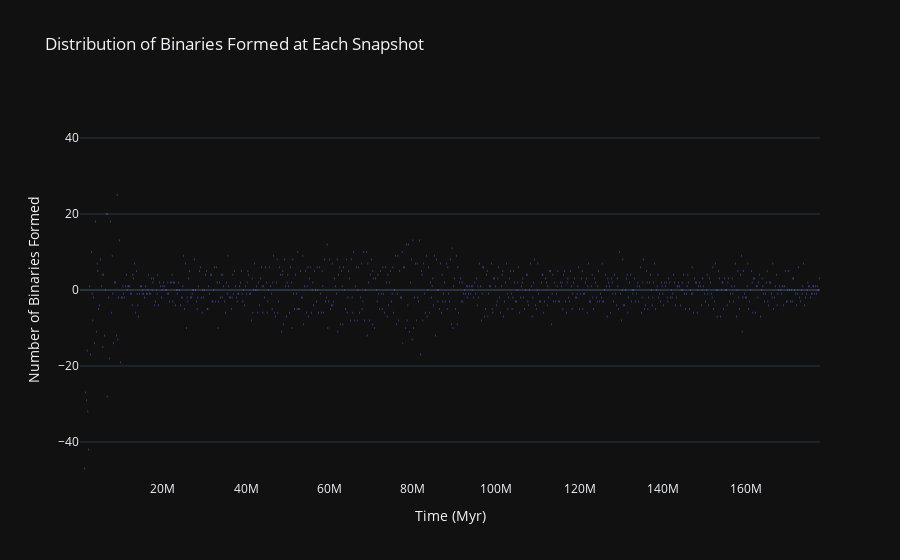
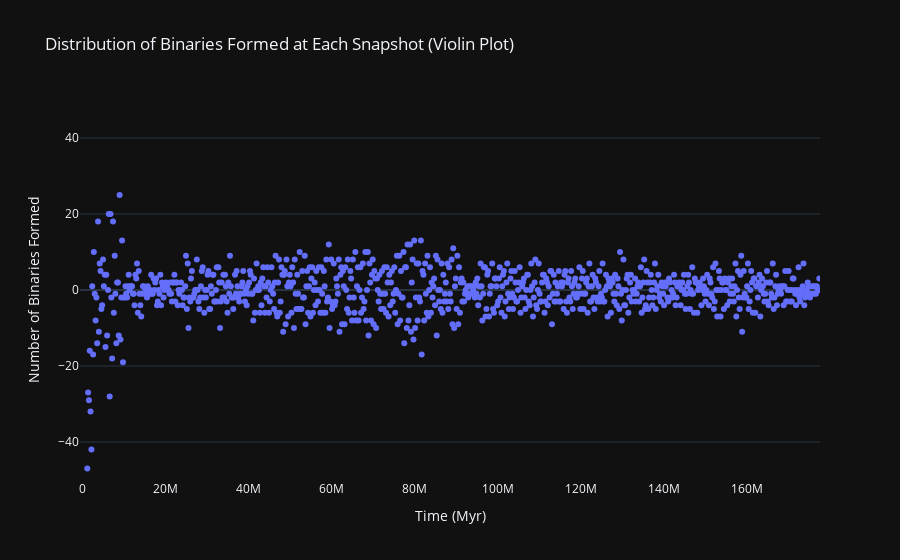
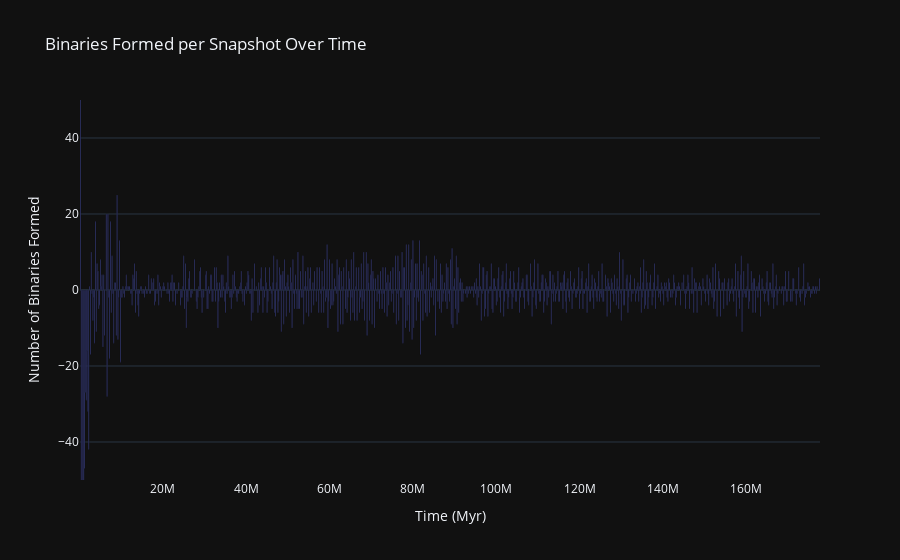

The notebook cell these images were saved under, in order:
### Code cell
import os
import numpy as np
import plotly.express as px
from nbd_utils_code import nbd_read  


snapshot_directory = r'C:\Users\shyam\Desktop\dissertation\results\RAD_0.5\output_23M_177Mev_2.0vir'
snapshot_files = sorted([f for f in os.listdir(snapshot_directory) if f.startswith('cluster')])

times = []
binary_counts = []
binary_positions = []

def identify_binaries(x, y, z, vx, vy, vz, m, G=4.4969032492703040E-015):
    binaries = []
    for i in range(len(m)):
        for j in range(i+1, len(m)):
            r_ij = np.sqrt((x[i] - x[j])**2 + (y[i] - y[j])**2 + (z[i] - z[j])**2)
            v_ij = np.sqrt((vx[i] - vx[j])**2 + (vy[i] - vy[j])**2 + (vz[i] - vz[j])**2)
            mu = m[i] * m[j] / (m[i] + m[j])
            E_bind = 0.5 * mu * v_ij**2 - G * m[i] * m[j] / r_ij
            if E_bind < 0:
                binaries.append((i, j))
    return binaries

previous_binary_count = 0
for snapshot_file in snapshot_files:
    filepath = os.path.join(snapshot_directory, snapshot_file)
    data = nbd_read(filepath)
    
    times.append(data.time)
    x, y, z = data.x, data.y, data.z
    vx, vy, vz = data.vx, data.vy, data.vz
    m = data.mass

    binaries = identify_binaries(x, y, z, vx, vy, vz, m)
    current_binary_count = len(binaries)
    binaries_formed = current_binary_count - previous_binary_count
    binary_counts.append(binaries_formed)
    previous_binary_count = current_binary_count

# Prepare data for Plotly
binary_data = {'Time': times, 'Binaries Formed': binary_counts}

# Create a Box Plot with Plotly and set y-limit
fig_box = px.box(binary_data, x='Time', y='Binaries Formed',
                 title="Distribution of Binaries Formed at Each Snapshot",
                 labels={"Time": "Time (Myr)", "Binaries Formed": "Number of Binaries Formed"},
                 template="plotly_dark")
fig_box.update_yaxes(range=[-50, 50])  # Set y-limit from -100 to 100
fig_box.show()

# Create a Violin Plot with Plotly and set y-limit
fig_violin = px.violin(binary_data, x='Time', y='Binaries Formed', 
                       title="Distribution of Binaries Formed at Each Snapshot (Violin Plot)",
                       labels={"Time": "Time (Myr)", "Binaries Formed": "Number of Binaries Formed"},
                       box=True,  # This adds a box plot inside the violin
                       points="all",  # Shows all points
                       template="plotly_dark")
fig_violin.update_yaxes(range=[-50, 50])  # Set y-limit from -100 to 100
fig_violin.show()

# Create a Bar Plot with Plotly and set y-limit
fig_bar = px.bar(binary_data, x='Time', y='Binaries Formed',
                 title="Binaries Formed per Snapshot Over Time",
                 labels={"Time": "Time (Myr)", "Binaries Formed": "Number of Binaries Formed"},
                 template="plotly_dark")
fig_bar.update_yaxes(range=[-50, 50])  # Set y-limit from -100 to 100
fig_bar.show()

### Figure 1 — Plotly figure (JSON) as saved in the notebook; plotly's stock layout.template omitted (floating-point values rounded to 4 significant figures; data arrays with more than 128 entries replaced by an {"elided": "..."} marker saying what was removed)
{"data": [{"alignmentgroup": "True", "hovertemplate": "Time (Myr)=%{x}<br>Number of Binaries Formed=%{y}<extra></extra>", "legendgroup": "", "marker": {"color": "#636efa"}, "name": "", "notched": false, "offsetgroup": "", "orientation": "v", "showlegend": false, "type": "box", "x": {"elided": "888 int values"}, "x0": " ", "xaxis": "x", "y": {"elided": "888 int values"}, "y0": " ", "yaxis": "y"}], "layout": {"boxmode": "group", "legend": {"tracegroupgap": 0}, "title": {"text": "Distribution of Binaries Formed at Each Snapshot"}, "xaxis": {"anchor": "y", "domain": [0, 1], "title": {"text": "Time (Myr)"}}, "yaxis": {"anchor": "x", "domain": [0, 1], "range": [-50, 50], "title": {"text": "Number of Binaries Formed"}}}}

### Figure 2 — Plotly figure (JSON) as saved in the notebook; plotly's stock layout.template omitted (floating-point values rounded to 4 significant figures; data arrays with more than 128 entries replaced by an {"elided": "..."} marker saying what was removed)
{"data": [{"alignmentgroup": "True", "box": {"visible": true}, "hovertemplate": "Time (Myr)=%{x}<br>Number of Binaries Formed=%{y}<extra></extra>", "legendgroup": "", "marker": {"color": "#636efa"}, "name": "", "offsetgroup": "", "orientation": "v", "points": "all", "scalegroup": "True", "showlegend": false, "type": "violin", "x": {"elided": "888 int values"}, "x0": " ", "xaxis": "x", "y": {"elided": "888 int values"}, "y0": " ", "yaxis": "y"}], "layout": {"legend": {"tracegroupgap": 0}, "title": {"text": "Distribution of Binaries Formed at Each Snapshot (Violin Plot)"}, "violinmode": "group", "xaxis": {"anchor": "y", "domain": [0, 1], "title": {"text": "Time (Myr)"}}, "yaxis": {"anchor": "x", "domain": [0, 1], "range": [-50, 50], "title": {"text": "Number of Binaries Formed"}}}}

### Figure 3 — Plotly figure (JSON) as saved in the notebook; plotly's stock layout.template omitted (floating-point values rounded to 4 significant figures; data arrays with more than 128 entries replaced by an {"elided": "..."} marker saying what was removed)
{"data": [{"alignmentgroup": "True", "hovertemplate": "Time (Myr)=%{x}<br>Number of Binaries Formed=%{y}<extra></extra>", "legendgroup": "", "marker": {"color": "#636efa", "pattern": {"shape": ""}}, "name": "", "offsetgroup": "", "orientation": "v", "showlegend": false, "textposition": "auto", "type": "bar", "x": {"elided": "888 int values"}, "xaxis": "x", "y": {"elided": "888 int values"}, "yaxis": "y"}], "layout": {"barmode": "relative", "legend": {"tracegroupgap": 0}, "title": {"text": "Binaries Formed per Snapshot Over Time"}, "xaxis": {"anchor": "y", "domain": [0, 1], "title": {"text": "Time (Myr)"}}, "yaxis": {"anchor": "x", "domain": [0, 1], "range": [-50, 50], "title": {"text": "Number of Binaries Formed"}}}}
